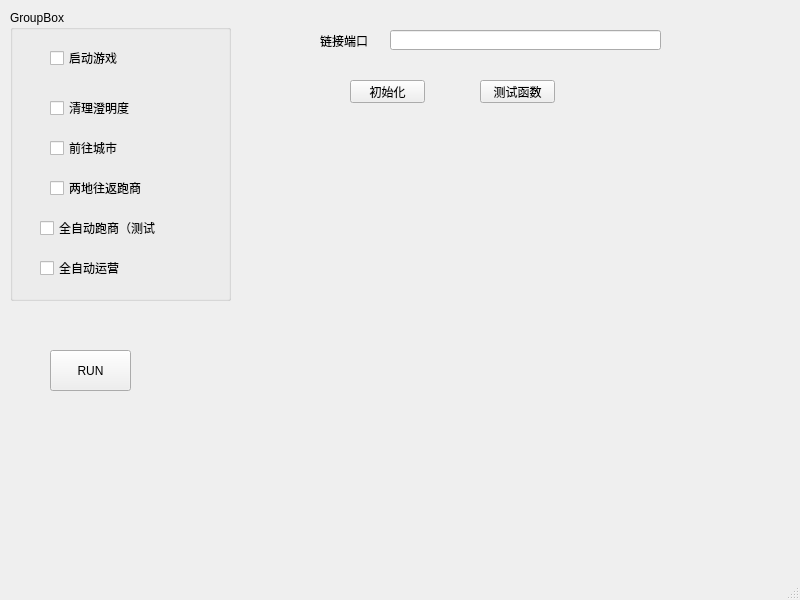
<?xml version="1.0" encoding="UTF-8"?>
<ui version="4.0">
 <class>MainWindow</class>
 <widget class="QMainWindow" name="MainWindow">
  <property name="geometry">
   <rect>
    <x>0</x>
    <y>0</y>
    <width>800</width>
    <height>600</height>
   </rect>
  </property>
  <property name="windowTitle">
   <string>MainWindow</string>
  </property>
  <widget class="QWidget" name="centralwidget">
   <widget class="QGroupBox" name="groupBox">
    <property name="geometry">
     <rect>
      <x>10</x>
      <y>10</y>
      <width>221</width>
      <height>291</height>
     </rect>
    </property>
    <property name="title">
     <string>GroupBox</string>
    </property>
    <widget class="QCheckBox" name="checkBox">
     <property name="geometry">
      <rect>
       <x>40</x>
       <y>40</y>
       <width>101</width>
       <height>16</height>
      </rect>
     </property>
     <property name="text">
      <string>启动游戏</string>
     </property>
    </widget>
    <widget class="QCheckBox" name="checkBox_2">
     <property name="geometry">
      <rect>
       <x>40</x>
       <y>90</y>
       <width>121</width>
       <height>16</height>
      </rect>
     </property>
     <property name="text">
      <string>清理澄明度</string>
     </property>
    </widget>
    <widget class="QCheckBox" name="checkBox_3">
     <property name="geometry">
      <rect>
       <x>40</x>
       <y>130</y>
       <width>111</width>
       <height>16</height>
      </rect>
     </property>
     <property name="text">
      <string>前往城市</string>
     </property>
    </widget>
    <widget class="QCheckBox" name="checkBox_4">
     <property name="geometry">
      <rect>
       <x>40</x>
       <y>170</y>
       <width>101</width>
       <height>16</height>
      </rect>
     </property>
     <property name="text">
      <string>两地往返跑商</string>
     </property>
    </widget>
    <widget class="QCheckBox" name="checkBox_5">
     <property name="geometry">
      <rect>
       <x>30</x>
       <y>210</y>
       <width>141</width>
       <height>16</height>
      </rect>
     </property>
     <property name="text">
      <string>全自动跑商（测试</string>
     </property>
    </widget>
    <widget class="QCheckBox" name="checkBox_6">
     <property name="geometry">
      <rect>
       <x>30</x>
       <y>250</y>
       <width>121</width>
       <height>16</height>
      </rect>
     </property>
     <property name="text">
      <string>全自动运营</string>
     </property>
    </widget>
   </widget>
   <widget class="QLabel" name="label">
    <property name="geometry">
     <rect>
      <x>320</x>
      <y>30</y>
      <width>71</width>
      <height>21</height>
     </rect>
    </property>
    <property name="text">
     <string>链接端口</string>
    </property>
   </widget>
   <widget class="QLineEdit" name="lineEdit">
    <property name="geometry">
     <rect>
      <x>390</x>
      <y>30</y>
      <width>271</width>
      <height>20</height>
     </rect>
    </property>
   </widget>
   <widget class="QPushButton" name="pushButton">
    <property name="geometry">
     <rect>
      <x>350</x>
      <y>80</y>
      <width>75</width>
      <height>23</height>
     </rect>
    </property>
    <property name="text">
     <string>初始化</string>
    </property>
   </widget>
   <widget class="QPushButton" name="pushButton_2">
    <property name="geometry">
     <rect>
      <x>480</x>
      <y>80</y>
      <width>75</width>
      <height>23</height>
     </rect>
    </property>
    <property name="text">
     <string>测试函数</string>
    </property>
   </widget>
   <widget class="QPushButton" name="pushButton_3">
    <property name="geometry">
     <rect>
      <x>50</x>
      <y>350</y>
      <width>81</width>
      <height>41</height>
     </rect>
    </property>
    <property name="text">
     <string>RUN</string>
    </property>
   </widget>
  </widget>
  <widget class="QMenuBar" name="menubar">
   <property name="geometry">
    <rect>
     <x>0</x>
     <y>0</y>
     <width>800</width>
     <height>22</height>
    </rect>
   </property>
  </widget>
  <widget class="QStatusBar" name="statusbar"/>
 </widget>
 <resources/>
 <connections/>
</ui>
